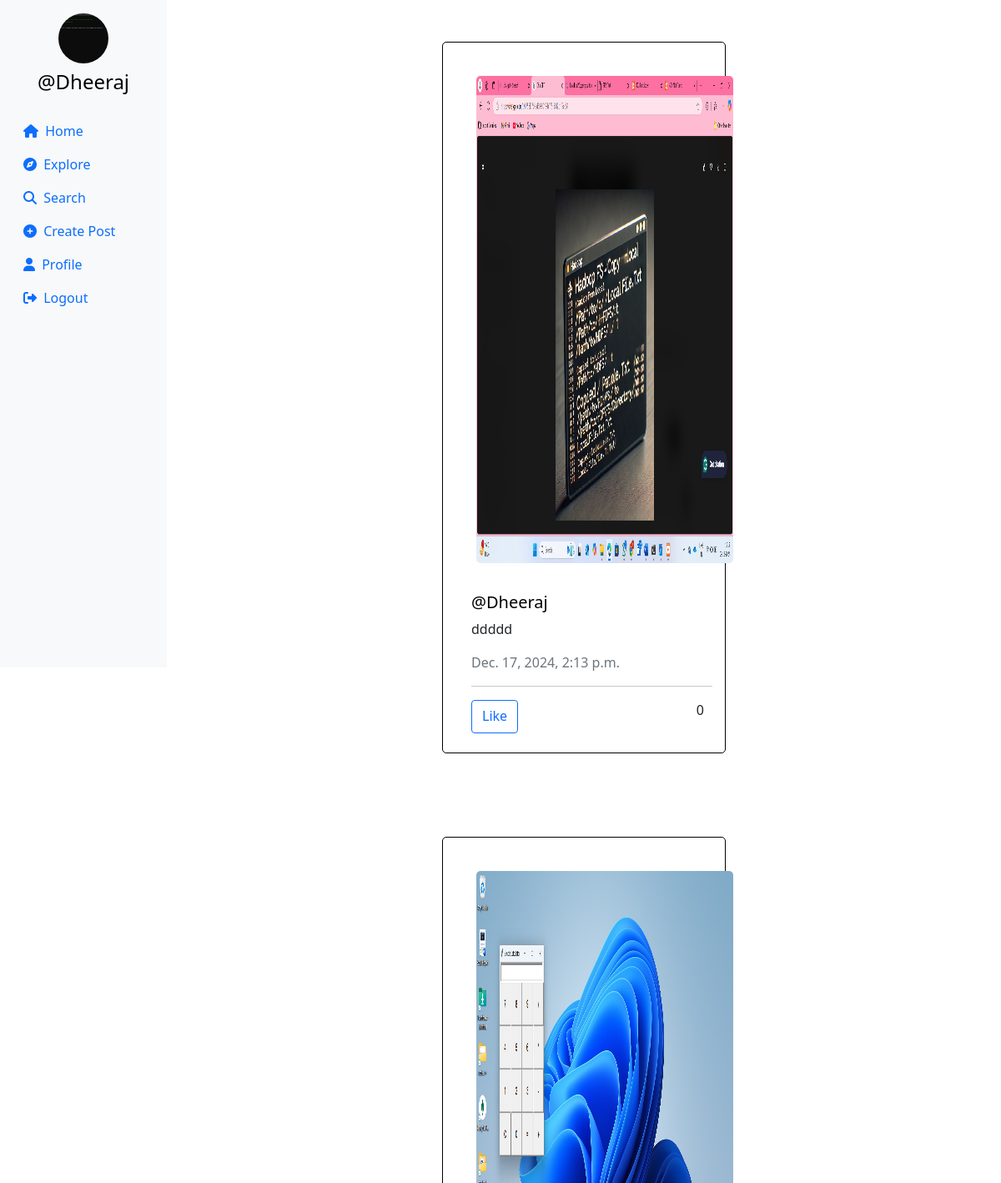
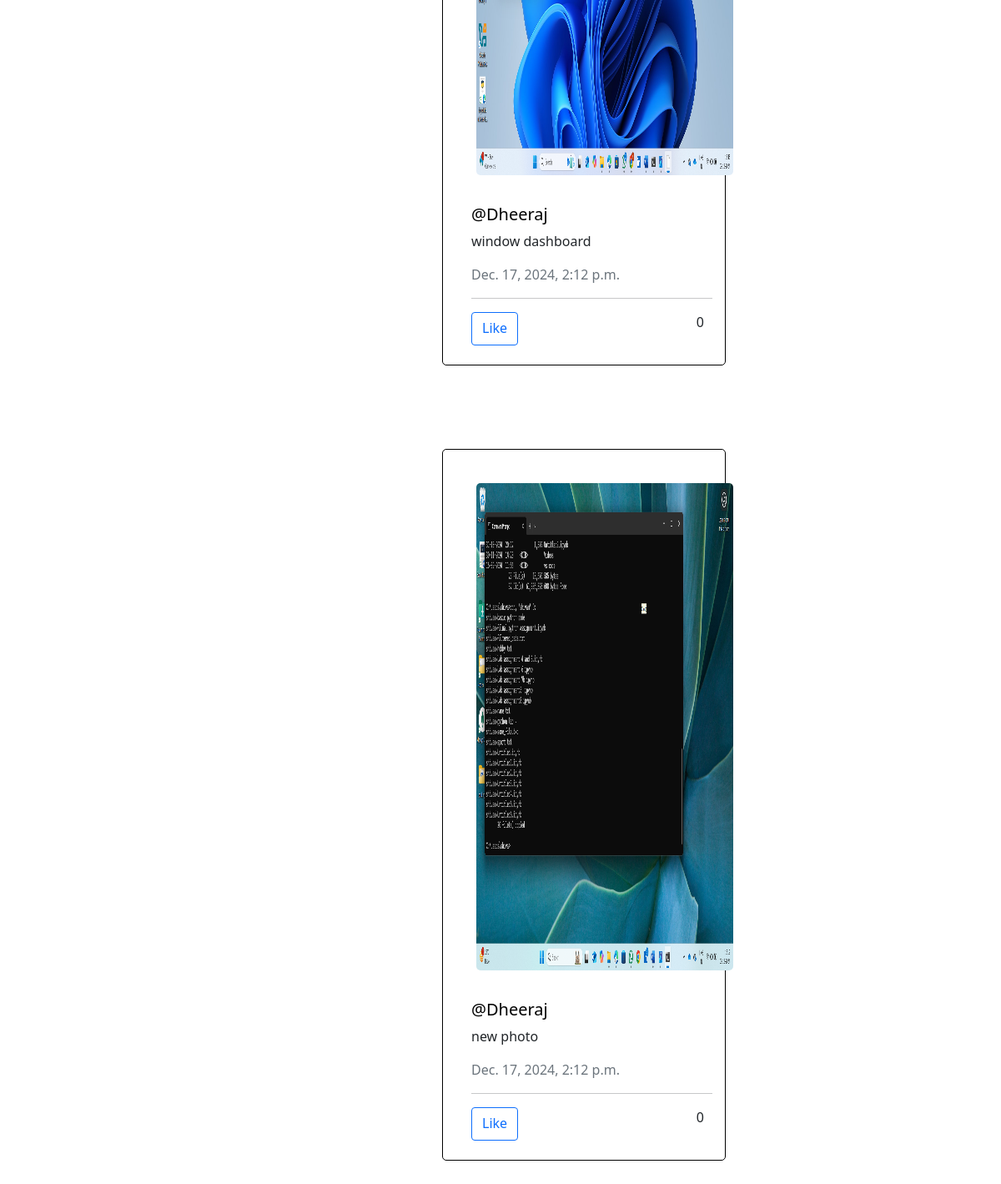
Screenshot of / (signed in) with the database file from the repository (2 pictures, top to bottom).
### userauth/models.py (models this page shows, shortened)
class Profile(models.Model):
    user = models.ForeignKey(User, on_delete=models.CASCADE)
    id_user = models.IntegerField(primary_key=True, default=0)
    bio = models.TextField(blank=True, default='')
    profileimg = models.ImageField(upload_to='profile_images', default='blank-profile-picture.png')
    location = models.CharField(max_length=100, blank=True, default='')

class Post(models.Model):
    id = models.UUIDField(primary_key=True, default=uuid.uuid4)
    user = models.CharField(max_length=100)
    image = models.ImageField(upload_to='post_images')
    caption = models.TextField()
    created_at = models.DateTimeField(default=datetime.now)
    no_of_likes = models.IntegerField(default=0)

### userauth/views.py (the view)
# urls.py: path('',views.home),
@login_required(login_url='/loginn')
def home(request):
    following_users = Followers.objects.filter(follower=request.user.username).values_list('user', flat=True)
    post = Post.objects.filter(Q(user=request.user.username) | Q(user__in=following_users)).order_by('-created_at')
    profile = Profile.objects.get(user=request.user)
    context = {
        'post': post,
        'profile': profile,
    }
    return render(request, 'main.html',context)

### templates/main.html (shortened to what this page needs)
{% load static %}
<!DOCTYPE html>
<html lang="en">
<head>
    <link rel="stylesheet" href="https://maxcdn.bootstrapcdn.com/bootstrap/4.5.2/css/bootstrap.min.css">
    <link href="https://cdn.jsdelivr.net/npm/bootstrap@5.0.2/dist/css/bootstrap.min.css" rel="stylesheet"
>
    <link rel="stylesheet" href="{% static 'css/app.css' %}">
</head>
<body>
<div class="container-fluid">
    <div class="row">
        <nav class="col-md-2 d-none d-md-block sidebar" style="position: fixed;">
            <div class="text-center mt-3">
                <img src="{{profile.profileimg.url}}" alt="Profile Picture" class="profile-pic">
                <h4 class="mt-2"><a href="/profile/{{user}}" style="text-decoration:none;">@{{user}}</a></h4>
            </div>
            <ul class="nav flex-column mt-4">
                <li class="nav-item">
                    <a class="nav-link active" href="/">
                        <i class="fa-solid fa-house mr-1"></i> Home
                    </a>
                </li>
                <li class="nav-item">
                    <a class="nav-link" href="/explore">
                        <i class="fa-solid fa-compass mr-1"></i> Explore
                    </a>
                </li>
                <li class="nav-item">
                    <a class="nav-link" href="#" data-bs-toggle="modal" data-bs-target="#exampleModal3">
                        <i class="fa-solid fa-magnifying-glass mr-1"></i> Search
                    </a>
                </li>
                <li class="nav-item">
                    <a class="nav-link" href="#" data-bs-toggle="modal" data-bs-target="#exampleModal"
                        data-bs-whatever="@getbootstrap">
                        <i class="fa-solid fa-circle-plus mr-1"></i> Create Post
                    </a>
                </li>
                <li class="nav-item">
                    <a class="nav-link" href="/profile/{{user}}">
                        <i class="fa-solid fa-user mr-1"></i> Profile
                    </a>
                </li>
                <li class="nav-item">
                    <a class="nav-link" href="/logoutt">
                        <i class="fa-solid fa-right-from-bracket mr-1"></i> Logout
                    </a>
                </li>
            </ul>
        </nav>
        <main role="main" class="col-md-9 ml-sm-auto col-lg-10 px-md-4">
            <div>{% for pos in post %}
                <div class="container" id="{{pos.id}}">
                    <div class="row">
                        <div class="col-md-6 mx-auto">
                            <div class="post-card"style="border: 1px solid black;margin: 50px;">
                                <img src="{{pos.image.url}}" alt="Post Image" class="post-image"
                                    style="height: 584px; width:468px; margin: 25px;">
                                <div class="post-content"style="margin-left: 19px;">
                                    <h5><a href="/profile/{{pos.user}}" style="text-decoration: none;">@{{pos.user}}</a></h5>
                                    <p>{{pos.caption}}</p>
                                    <p class="text-muted">{{pos.created_at}}</p>
                                    <hr>
                                    <div class="d-flex justify-content-between" style="margin-bottom: 8px; margin-right:10px;">
                                        <a href="/like-post/{{pos.id}}" class="btn btn-outline-primary">Like</a>
                                        {% if pos.no_of_likes == 0 %}
                                        <p>0</p>
                                        {% elif pos.no_of_likes == 1 %}
                                        <p>Liked by {{pos.no_of_likes}} person</p>
                                        {% else %}
                                        <p>Liked by {{pos.no_of_likes}} people</p>
                                        {% endif %}
                                    </div>
                                </div>
                            </div>
                        </div>
                    </div>
                </div>
                {% endfor %}
            </div>
        </main>
    </div>
</div>
</body>
</html>

### templates/modal.html (shortened to what this page needs)
{% load static %}

### templates/search.html (shortened to what this page needs)
{% load static %}

### static/css/app.css (style rules this page uses)
.post-card { border: 1px solid #ddd; margin: 20px; padding: 15px; background-color: #fff; border-radius: 5px; }
.post-image { max-width: 100%; border-radius: 5px; }
.post-content { margin-top: 10px; }
.sidebar { background-color: #f8f9fa; height: 100vh; color: black; }
.profile-pic { width: 60px; height: 60px; border-radius: 50%; object-fit: cover; }
a { color: black; }

### templates/main.html (style rules this page uses)
.sidebar { background-color: #f8f9fa; height: 100vh; color: black; }
.profile-pic { width: 60px; height: 60px; border-radius: 50%; object-fit: cover; }
a { color: black; }

### rows the page displays
Profile: profileimg (picture)
Post: image (picture), user "Dheeraj", caption "ddddd", created_at "Dec. 17, 2024, 2:13 p.m.", no_of_likes "0"
Post: image (picture), user "Dheeraj", caption "window dashboard", created_at "Dec. 17, 2024, 2:12 p.m.", no_of_likes "0"
Post: image (picture), user "Dheeraj", caption "new photo", created_at "Dec. 17, 2024, 2:12 p.m.", no_of_likes "0"

### other values shown
{{ user }} "Dheeraj"
